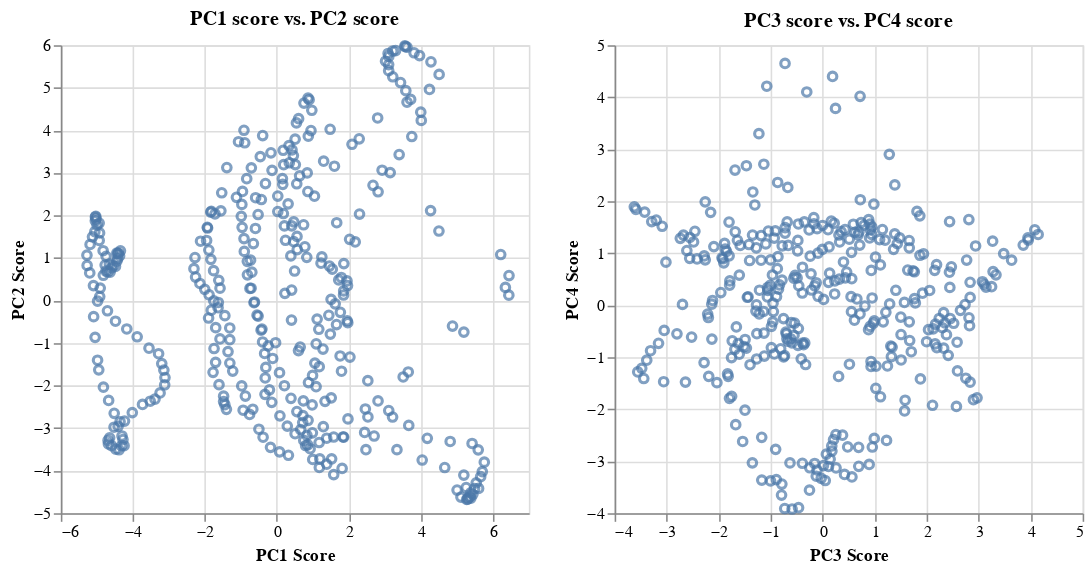

Write notebook code for a chart like this one.
### Markdown cell above
(c) Perform a Principal Component Analysis of the entire standardized dataset, and produce figures as follows:

    i. PC1 score vs. PC2 score, with colour indicating the object label.
    ii. PC3 score vs. PC4 score, with colour indicating the object label.
    iii. A figure showing the first 8 principal components.

Hint: If using Scikit-learn, the Principal Components are returned as pca.components_, while the PC scores are the result of applying pca.transform.

### Code cell
from sklearn.decomposition import PCA
import altair as alt

k = 100
pca = PCA(n_components=k).fit(X)
transformed_X = pca.transform(X)

df_pca = pd.DataFrame(transformed_X, columns = [f'PC {i}' for i in range(k)])

# (i) and (ii)
chart_i = alt.Chart(df_pca).mark_point().encode(
    x = alt.X("PC 1", title = "PC1 Score"),
    y = alt.X("PC 2", title = "PC2 Score")
).properties(title = "PC1 score vs. PC2 score")

chart_ii = alt.Chart(df_pca).mark_point().encode(
    x = alt.X("PC 3", title = "PC3 Score"),
    y = alt.Y("PC 4", title = "PC4 Score")
).properties(title = "PC3 score vs. PC4 score")

chart_i | chart_ii

### Figure 1 — Vega-Lite specification as saved in the notebook (floating-point values rounded to 4 significant figures; data arrays with more than 128 entries replaced by an {"elided": "..."} marker saying what was removed)
{"config": {"view": {"continuousWidth": 300, "continuousHeight": 300}}, "hconcat": [{"mark": {"type": "point"}, "encoding": {"x": {"field": "PC 1", "title": "PC1 Score", "type": "quantitative"}, "y": {"field": "PC 2", "title": "PC2 Score", "type": "quantitative"}}, "title": "PC1 score vs. PC2 score"}, {"mark": {"type": "point"}, "encoding": {"x": {"field": "PC 3", "title": "PC3 Score", "type": "quantitative"}, "y": {"field": "PC 4", "title": "PC4 Score", "type": "quantitative"}}, "title": "PC3 score vs. PC4 score"}], "data": {"name": "data-ec9ccf2b7a9226906a4d374d27b5228d"}, "$schema": "https://vega.github.io/schema/vega-lite/v5.8.0.json", "datasets": {"data-ec9ccf2b7a9226906a4d374d27b5228d": {"elided": "360 records"}}}
